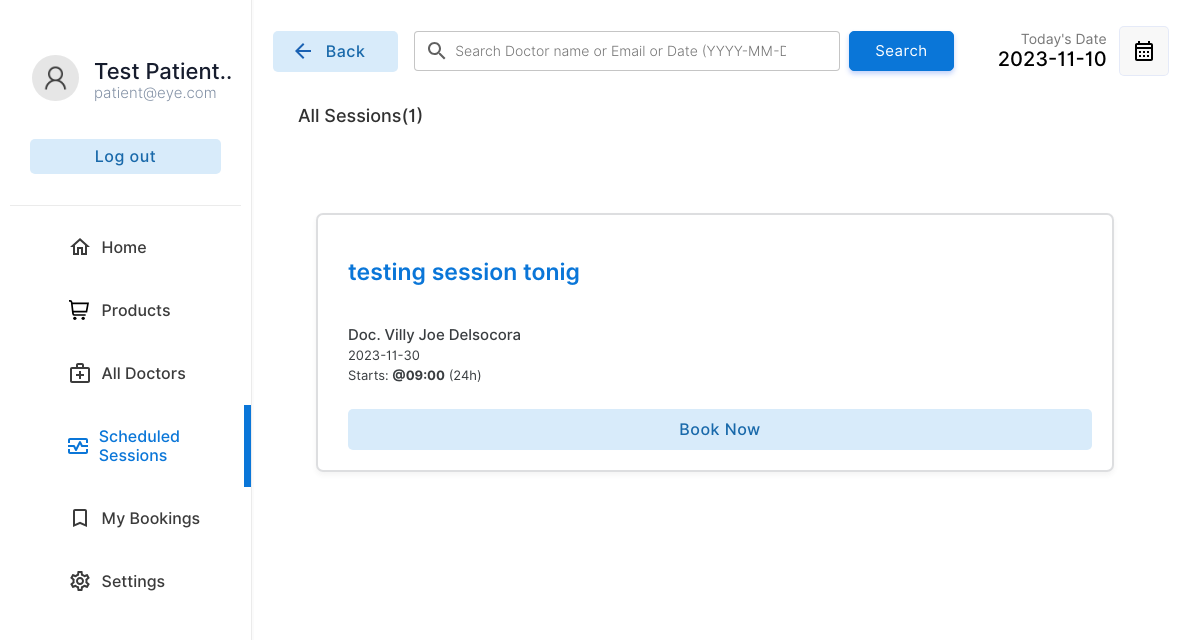
/patient/schedule.php (signed in), run on the app's committed database.
### tables this page shows
CREATE TABLE `schedule` (
  `scheduleid` int(11) NOT NULL,
  `docid` varchar(255) DEFAULT NULL,
  `title` varchar(255) DEFAULT NULL,
  `scheduledate` date DEFAULT NULL,
  `scheduletime` time DEFAULT NULL,
  `nop` int(4) DEFAULT NULL
);

CREATE TABLE `doctor` (
  `docid` int(11) NOT NULL,
  `docemail` varchar(255) DEFAULT NULL,
  `docname` varchar(255) DEFAULT NULL,
  `docpassword` varchar(255) DEFAULT NULL,
  `docnic` varchar(15) DEFAULT NULL,
  `doctel` varchar(15) DEFAULT NULL,
  `specialties` int(2) DEFAULT NULL
);

### patient/schedule.php (the view, shortened to what this page needs)
<?php
include("../connection.php");
$today = date('Y-m-d');
?>
<!DOCTYPE html>
<html lang="en">
<head>
    <link rel="stylesheet" href="../css/animations.css">
    <link rel="stylesheet" href="../css/main.css">
    <link rel="stylesheet" href="../css/admin.css">
</head>
<body>
 <div class="container">
     <div class="menu">
     <table class="menu-container" border="0">
             <tr>
                 <td style="padding:10px" colspan="2">
                     <table border="0" class="profile-container">
                         <tr>
                             <td width="30%" style="padding-left:20px" >
                                 <img src="../img/user.png" alt="" width="100%" style="border-radius:50%">
                             </td>
                             <td style="padding:0px;margin:0px;">
                                 <p class="profile-title"><?php echo $_SESSION['pname']; ?>..</p>
                                 <p class="profile-subtitle"><?php echo $_SESSION['pemail']; ?></p>
                             </td>
                         </tr>
                         <tr>
                             <td colspan="2">
                                 <a href="../logout.php" ><input type="button" value="Log out" class="logout-btn btn-primary-soft btn"></a>
                             </td>
                         </tr>
                 </table>
                 </td>
             </tr>
             <tr class="menu-row" >
                    <td class="menu-btn menu-icon-home " >
                        <a href="index.php" class="non-style-link-menu "><div><p class="menu-text">Home</p></a></div></a>
                <tr class="menu-row">
                    <td class="menu-btn" style="background-image: url('../img/icons/products.svg')">
                        <a href="products.php" class="non-style-link-menu"><div><p class="menu-text">Products</p></a></div>
                <tr class="menu-row">
                    <td class="menu-btn menu-icon-doctor">
                        <a href="doctors.php" class="non-style-link-menu"><div><p class="menu-text">All Doctors</p></a></div>
                    </td>
                </tr>
                <tr class="menu-row" >
                    <td class="menu-btn menu-icon-session menu-active menu-icon-session-active">
                        <a href="schedule.php" class="non-style-link-menu non-style-link-menu-active"><div><p class="menu-text">Scheduled Sessions</p></div></a>
                    </td>
                </tr>
                <tr class="menu-row" >
                    <td class="menu-btn menu-icon-appoinment">
                        <a href="appointment.php" class="non-style-link-menu"><div><p class="menu-text">My Bookings</p></a></div>
                    </td>
                </tr>
                <tr class="menu-row" >
                    <td class="menu-btn menu-icon-settings">
                        <a href="settings.php" class="non-style-link-menu"><div><p class="menu-text">Settings</p></a></div>
                    </td>
                </tr>
        <?php
                $sqlmain= "select * from schedule inner join doctor on schedule.docid=doctor.docid where schedule.scheduledate>='$today'  order by schedule.scheduledate asc";
                $insertkey="";
                $searchtype="All";
                $result= $database->query($sqlmain)
                ?>
        <div class="dash-body">
            <table border="0" width="100%" style=" border-spacing: 0;margin:0;padding:0;margin-top:25px; ">
                <tr >
                    <td width="13%" >
                    <a href="schedule.php" ><button  class="login-btn btn-primary-soft btn btn-icon-back"  style="padding-top:11px;padding-bottom:11px;margin-left:20px;width:125px"><font class="tn-in-text">Back</font></button></a>
                    </td>
                    <td >
                            <form action="" method="post" class="header-search">
                                        <input type="search" name="search" class="input-text header-searchbar" placeholder="Search Doctor name or Email or Date (YYYY-MM-DD)" list="doctors" value="<?php  echo $insertkey ?>">&nbsp;&nbsp;
                                        <input type="Submit" value="Search" class="login-btn btn-primary btn" style="padding-left: 25px;padding-right: 25px;padding-top: 10px;padding-bottom: 10px;">
                                        </form>
                    </td>
                    <td width="15%">
                        <p style="font-size: 14px;color: rgb(119, 119, 119);padding: 0;margin: 0;text-align: right;">
                            Today's Date
                        </p>
                        <p class="heading-sub12" style="padding: 0;margin: 0;">
                            <?php
                                echo $today;
                        ?>
                        </p>
                    </td>
                    <td width="10%">
                        <button  class="btn-label"  style="display: flex;justify-content: center;align-items: center;"><img src="../img/calendar.svg" width="100%"></button>
                    </td>
                </tr>
                <tr>
                    <td colspan="4" style="padding-top:10px;width: 100%;" >
                        <p class="heading-main12" style="margin-left: 45px;font-size:18px;color:rgb(49, 49, 49)"><?php echo $searchtype." Sessions"."(".$result->num_rows.")"; ?> </p>
                    </td>
                </tr>
                <tr>
                   <td colspan="4">
                       <center>
                        <div class="abc scroll">
                        <table width="100%" class="sub-table scrolldown" border="0" style="padding: 50px;border:none">
                        <tbody>
                            <?php
                                if($result->num_rows==0){
                                    echo '<tr>
                                    <td colspan="4">
                                    <br><br><br><br>
                                    <center>
                                    <img src="../img/notfound.svg" width="25%">
                                    <br>
                                    <p class="heading-main12" style="margin-left: 45px;font-size:20px;color:rgb(49, 49, 49)">We  couldnt find anything related to your keywords !</p>
                                    <a class="non-style-link" href="schedule.php"><button  class="login-btn btn-primary-soft btn"  style="display: flex;justify-content: center;align-items: center;margin-left:20px;">&nbsp; Show all Sessions &nbsp;</font></button>
                                    </a>
                                    </center>
                                    <br><br><br><br>
                                    </td>
                                    </tr>';
                                }
                                else{
                                for ( $x=0; $x<($result->num_rows);$x++){
                                    echo "<tr>";
                                    for($q=0;$q<3;$q++){
                                        $row=$result->fetch_assoc();
                                        if (!isset($row)){
                                            break;
                                        };
                                        $scheduleid=$row["scheduleid"];
                                        $title=$row["title"];
                                        $docname=$row["docname"];
                                        $scheduledate=$row["scheduledate"];
                                        $scheduletime=$row["scheduletime"];
                                        echo '
                                        <td style="width: 25%;">
                                                <div  class="dashboard-items search-items"  >
                                                    <div style="width:100%">
                                                            <div class="h1-search">
                                                                '.substr($title,0,21).'
                                                            </div><br>
                                                            <div class="h3-search">
                                                                '.substr($docname,0,30).'
                                                            </div>
                                                            <div class="h4-search">
                                                                '.$scheduledate.'<br>Starts: <b>@'.substr($scheduletime,0,5).'</b> (24h)
                                                            </div>
                                                            <br>
                                                            <a href="booking.php?id='.$scheduleid.'" ><button  class="login-btn btn-primary-soft btn "  style="padding-top:11px;padding-bottom:11px;width:100%"><font class="tn-in-text">Book Now</font></button></a>
                                                    </div>
                                                </div>
                                            </td>';
                                    }
                                    echo "</tr>";
                                }
                            }
                            ?>
                            </tbody>
                        </table>
                        </div>
                        </center>
                   </td>
                </tr>
            </table>
        </div>
</body>
</html>

### css/main.css (style rules this page uses)
:root { --primarycolor: #0A76D8; --primarycolorhover: #006dd3; --btnice:#D8EBFA; --btnnicetext:#1b62b3; }
body { margin: 0; padding: 0; border-spacing: 0; font-family: 'Inter', sans-serif; }
.input-text { border-radius: 4px; border: 0.5px solid rgb(226, 226, 226); padding: 10px; width: 92%; transition: 0.2s; outline: none; }
.input-text { border: 1px solid #e9ecef; font-size: 14px; line-height: 26px; background-color: #fff; display: block; width: 100%; padding: .375rem .75rem; font-weight: 300; line-height: 1.5; color: #212529; background-color: #fff; background-clip: padding-box; -webkit-appearance: none; -moz-appearance: none; appearance: none; border-radius: .25rem; transition: border-color .15s ease-in-out,box-shadow .15s ease-in-out; }
.input-text::placeholder { font-family: 'Inter', sans-serif; }
.btn { cursor: pointer; padding: 8px 20px; outline: none; text-decoration: none; font-size: 15px; letter-spacing: 0.5px; transition: all 0.3s; border-radius: 5px; font-family: 'Inter', sans-serif; }
.btn-primary { background-color: var(--primarycolor) ; border: 1px solid var(--primarycolor) ; color: #fff ; box-shadow: 0 3px 5px 0 rgba(57,108,240,0.3); }
.btn-primary-soft { background-color: #D8EBFA ; color: #1969AA; font-weight: 500; font-size: 16px; border: none; }
.btn-label { margin-left: 10px; padding: 12px 12px; outline: none; text-decoration: none; font-size: 15px; letter-spacing: 0.5px; transition: all 0.3s; border-radius: 5px; background-color: #f0f0f073; border: 1px solid rgba(57,108,240,0.1) ; font-family: 'Inter', sans-serif; }
.sub-table { border: 1px solid #ebebeb; border-radius: 8px; }
.abc { width: 100%; height: 550px; overflow: auto; }
input[type=search] { background-image: url('../img/search.svg'); background-position: 10px 50%; background-repeat: no-repeat; transition: 0.5s; padding: 8px 20px 8px 40px; }
.menu-btn { padding:6px; color: #3b3b3b; background-position: 30% 50%; background-repeat: no-repeat; transition: 0.5s; }
.menu-text { padding-left: 40%; font-weight: 500; font-size: 16px; }
.menu-active { color: var(--primarycolor); border-right: 7px solid var(--primarycolor); background-color: var(); }
.non-style-link-menu:link, .non-style-link-menu:visited, .non-style-link-menu:active { text-decoration: none; color: #3b3b3b; }
.non-style-link-menu-active:link, .non-style-link-menu-active:visited, .non-style-link-menu-active:active { text-decoration: none; color: var(--primarycolor); }
.menu-icon-doctor { background-image: url('../img/icons/doctors.svg'); }
.menu-icon-appoinment { background-image: url('../img/icons/book.svg'); }
.menu-icon-settings { background-image: url('../img/icons/settings.svg'); }
.menu-icon-session { background-image: url('../img/icons/session.svg'); }
.menu-icon-home { background-image: url('../img/icons/home.svg'); }
.menu-icon-session:hover,.menu-icon-session-active { color: var(--primarycolor); background-image: url('../img/icons/session-iceblue.svg'); }
.btn-icon-back { background-image: url('../img/icons/back-iceblue.svg'); background-position: 18px 50%; background-repeat: no-repeat; transition: 0.5s; padding: 8px 20px 8px 40px; }
.dashboard-items { border: 2px solid #c9cbce9f; border-radius: 7px; color: var(--primarycolor); }
.search-items { padding:20px; margin:10px; width:95%; display: flex; padding-left:0; padding-left: 30px; box-sizing: border-box; line-height: 1.5; box-shadow: 0 3px 5px 0 rgba(95, 95, 97, 0.068); }
.h1-search { margin: 0; padding: 0; font-size: 23px; font-weight: 600; padding-top: 20px; padding-bottom: 10px; }
.h3-search { margin: 0; padding: 0; font-size: 15px; font-weight: 500; color: #212529e3; }
.h4-search { margin: 0; padding: 0; font-size: 13px; font-weight: 400; color: #212529e3; }

### patient/schedule.php (style rules this page uses)
.sub-table { animation: transitionIn-Y-bottom 0.5s; }

### data on the page
schedule: title "testing session tonig", docid.docname "Doc. Villy Joe Delsocora", scheduledate "2023-11-30", scheduletime "09:00"

### other printed values
$_SESSION['pname'] "Test Patient"
$_SESSION['pemail'] "patient@eye.com"
$searchtype "All"
$result->num_rows "1"
